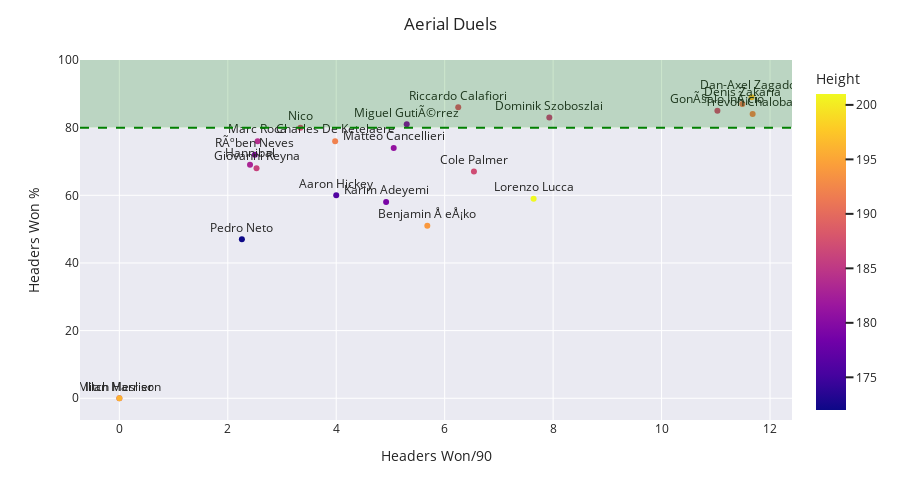

The code cell stored with this chart in its notebook:
### Code cell
#Analysing Aerial Duels ability
fig = px.scatter(df, x="Hdrs W/90", y="Hdr %", text="Name", log_x=False, size_max=60, color="Height")
#fig.update_yaxes(autorange="reversed")
fig.update_traces(textposition='top center')
fig.update_layout(height=500)
fig.update_xaxes(title_text='Headers Won/90')
fig.update_yaxes(title_text='Headers Won %')
fig.add_hline(y=80, opacity=1, line_width=2, line_dash='dash', line_color='green')
fig.add_hrect(y0=80, y1=100, line_width=0, fillcolor="green", opacity=0.2)
for template in ["seaborn"]:
    fig.update_layout(template=template, title="Aerial Duels")
fig.show()

### Figure 1 — Plotly figure (JSON) as saved in the notebook; plotly's stock layout.template omitted (floating-point values rounded to 4 significant figures)
{"data": [{"hovertemplate": "Hdrs W/90=%{x}<br>Hdr %=%{y}<br>Name=%{text}<br>Height=%{marker.color}<extra></extra>", "legendgroup": "", "marker": {"color": [194, 179, 201, 186, 187, 186, 181, 172, 192, 183, 184, 180, 176, 191, 187, 187, 196, 188, 192, 186, 180, 196], "coloraxis": "coloraxis", "symbol": "circle"}, "mode": "markers+text", "name": "", "orientation": "v", "showlegend": false, "text": ["Benjamin Å eÅ¡ko", "Karim Adeyemi", "Lorenzo Lucca", "Dominik Szoboszlai", "Cole Palmer", "Giovanni Reyna", "Matteo Cancellieri", "Pedro Neto", "Charles De Ketelaere", "Hannibal", "Marc Roca", "RÃºben Neves", "Aaron Hickey", "Denis Zakaria", "GonÃ§alo InÃ¡cio", "Nico", "Dan-Axel Zagadou", "Riccardo Calafiori", "Trevoh Chalobah", "Mitch Harrison", "Miguel GutiÃ©rrez", "Illan Meslier"], "textposition": "top center", "type": "scatter", "x": [5.68, 4.92, 7.64, 7.93, 6.54, 2.53, 5.06, 2.26, 3.98, 2.41, 2.55, 2.5, 4, 11.49, 11.03, 3.34, 11.66, 6.25, 11.68, 0, 5.3, 0], "xaxis": "x", "y": [51, 58, 59, 83, 67, 68, 74, 47, 76, 69, 76, 72, 60, 87, 85, 80, 89, 86, 84, 0, 81, 0], "yaxis": "y"}], "layout": {"coloraxis": {"colorbar": {"title": {"text": "Height"}}, "colorscale": [[0, "#0d0887"], [0.1111, "#46039f"], [0.2222, "#7201a8"], [0.3333, "#9c179e"], [0.4444, "#bd3786"], [0.5556, "#d8576b"], [0.6667, "#ed7953"], [0.7778, "#fb9f3a"], [0.8889, "#fdca26"], [1, "#f0f921"]]}, "height": 500, "legend": {"tracegroupgap": 0}, "margin": {"t": 60}, "shapes": [{"line": {"color": "green", "dash": "dash", "width": 2}, "opacity": 1, "type": "line", "x0": 0, "x1": 1, "xref": "x domain", "y0": 80, "y1": 80, "yref": "y"}, {"fillcolor": "green", "line": {"width": 0}, "opacity": 0.2, "type": "rect", "x0": 0, "x1": 1, "xref": "x domain", "y0": 80, "y1": 100, "yref": "y"}], "title": {"text": "Aerial Duels"}, "xaxis": {"anchor": "y", "domain": [0, 1], "title": {"text": "Headers Won/90"}}, "yaxis": {"anchor": "x", "domain": [0, 1], "title": {"text": "Headers Won %"}}}}
